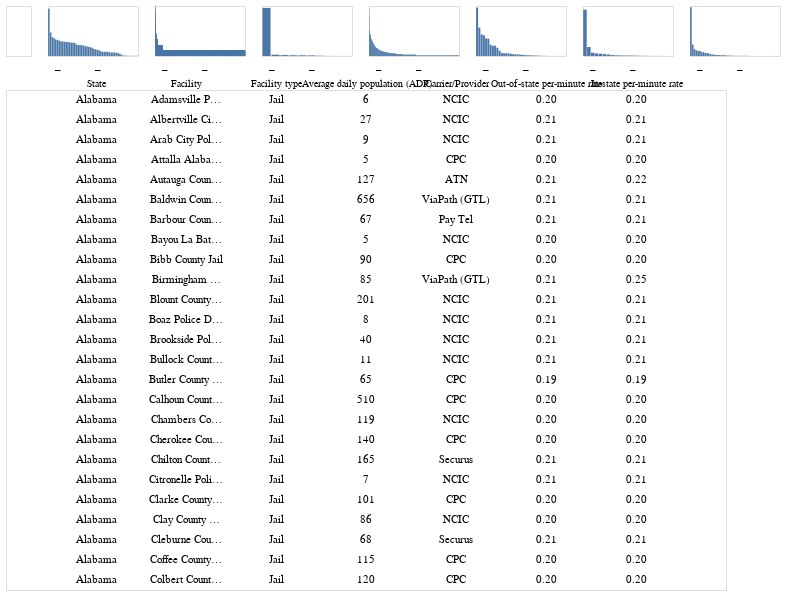

Notebook cell for this chart:
### Code cell
alx.data_table(df)

### Figure 1 — Vega-Lite specification as saved in the notebook (floating-point values rounded to 4 significant figures; data arrays with more than 128 entries replaced by an {"elided": "..."} marker saying what was removed)
{"config": {"view": {"continuousWidth": 400, "continuousHeight": 300}}, "vconcat": [{"hconcat": [{"data": {"name": "data-d1efa3f74edae6716a0b8996e4dbd96d"}, "mark": {"type": "circle", "opacity": 0, "size": 2}, "encoding": {"x": {"axis": null, "field": "State", "type": "nominal"}, "y": {"axis": null, "field": "State", "type": "nominal"}}, "height": 50, "width": 25}, {"vconcat": [{"data": {"name": "data-d1efa3f74edae6716a0b8996e4dbd96d"}, "mark": "bar", "encoding": {"x": {"axis": null, "field": "State", "sort": "-y", "type": "nominal"}, "y": {"aggregate": "count", "axis": null, "field": "State", "type": "quantitative"}}, "height": 50, "width": 90}, {"hconcat": [{"data": {"name": "data-6dce318cffd26d8744930d94f792bed9"}, "mark": "text", "encoding": {"text": {"field": "min"}}}, {"data": {"name": "data-ad3ab078d3d1ca16b34b26e4b069042d"}, "mark": "text", "encoding": {"text": {"field": "max"}}}]}], "spacing": 0}, {"vconcat": [{"data": {"name": "data-d1efa3f74edae6716a0b8996e4dbd96d"}, "mark": "bar", "encoding": {"x": {"axis": null, "field": "Facility", "sort": "-y", "type": "nominal"}, "y": {"aggregate": "count", "axis": null, "field": "Facility", "type": "quantitative"}}, "height": 50, "width": 90}, {"hconcat": [{"data": {"name": "data-6dce318cffd26d8744930d94f792bed9"}, "mark": "text", "encoding": {"text": {"field": "min"}}}, {"data": {"name": "data-ad3ab078d3d1ca16b34b26e4b069042d"}, "mark": "text", "encoding": {"text": {"field": "max"}}}]}], "spacing": 0}, {"vconcat": [{"data": {"name": "data-d1efa3f74edae6716a0b8996e4dbd96d"}, "mark": "bar", "encoding": {"x": {"axis": null, "field": "Facility type", "sort": "-y", "type": "nominal"}, "y": {"aggregate": "count", "axis": null, "field": "Facility type", "type": "quantitative"}}, "height": 50, "width": 90}, {"hconcat": [{"data": {"name": "data-6dce318cffd26d8744930d94f792bed9"}, "mark": "text", "encoding": {"text": {"field": "min"}}}, {"data": {"name": "data-ad3ab078d3d1ca16b34b26e4b069042d"}, "mark": "text", "encoding": {"text": {"field": "max"}}}]}], "spacing": 0}, {"vconcat": [{"data": {"name": "data-d1efa3f74edae6716a0b8996e4dbd96d"}, "mark": "bar", "encoding": {"x": {"axis": null, "field": "Average daily population (ADP)", "sort": "-y", "type": "nominal"}, "y": {"aggregate": "count", "axis": null, "field": "Average daily population (ADP)", "type": "quantitative"}}, "height": 50, "width": 90}, {"hconcat": [{"data": {"name": "data-6dce318cffd26d8744930d94f792bed9"}, "mark": "text", "encoding": {"text": {"field": "min"}}}, {"data": {"name": "data-ad3ab078d3d1ca16b34b26e4b069042d"}, "mark": "text", "encoding": {"text": {"field": "max"}}}]}], "spacing": 0}, {"vconcat": [{"data": {"name": "data-d1efa3f74edae6716a0b8996e4dbd96d"}, "mark": "bar", "encoding": {"x": {"axis": null, "field": "Carrier/Provider", "sort": "-y", "type": "nominal"}, "y": {"aggregate": "count", "axis": null, "field": "Carrier/Provider", "type": "quantitative"}}, "height": 50, "width": 90}, {"hconcat": [{"data": {"name": "data-6dce318cffd26d8744930d94f792bed9"}, "mark": "text", "encoding": {"text": {"field": "min"}}}, {"data": {"name": "data-ad3ab078d3d1ca16b34b26e4b069042d"}, "mark": "text", "encoding": {"text": {"field": "max"}}}]}], "spacing": 0}, {"vconcat": [{"data": {"name": "data-d1efa3f74edae6716a0b8996e4dbd96d"}, "mark": "bar", "encoding": {"x": {"axis": null, "field": "Out‑of‑state per‑minute rate", "sort": "-y", "type": "nominal"}, "y": {"aggregate": "count", "axis": null, "field": "Out‑of‑state per‑minute rate", "type": "quantitative"}}, "height": 50, "width": 90}, {"hconcat": [{"data": {"name": "data-6dce318cffd26d8744930d94f792bed9"}, "mark": "text", "encoding": {"text": {"field": "min"}}}, {"data": {"name": "data-ad3ab078d3d1ca16b34b26e4b069042d"}, "mark": "text", "encoding": {"text": {"field": "max"}}}]}], "spacing": 0}, {"vconcat": [{"data": {"name": "data-d1efa3f74edae6716a0b8996e4dbd96d"}, "mark": "bar", "encoding": {"x": {"axis": null, "field": "In‑state per‑minute rate", "sort": "-y", "type": "nominal"}, "y": {"aggregate": "count", "axis": null, "field": "In‑state per‑minute rate", "type": "quantitative"}}, "height": 50, "width": 90}, {"hconcat": [{"data": {"name": "data-6dce318cffd26d8744930d94f792bed9"}, "mark": "text", "encoding": {"text": {"field": "min"}}}, {"data": {"name": "data-ad3ab078d3d1ca16b34b26e4b069042d"}, "mark": "text", "encoding": {"text": {"field": "max"}}}]}], "spacing": 0}], "spacing": 15}, {"data": {"name": "data-d1efa3f74edae6716a0b8996e4dbd96d"}, "mark": {"type": "text", "align": "center", "limit": 75}, "encoding": {"text": {"field": "value", "type": "nominal"}, "x": {"axis": {"domain": false, "labelAngle": 0, "orient": "top", "ticks": false, "title": null}, "field": "key", "scale": {"padding": 15, "rangeMax": 720}, "sort": ["State", "Facility", "Facility type", "Average daily population (ADP)", "Carrier/Provider", "Out‑of‑state per‑minute rate", "In‑state per‑minute rate"], "type": "nominal"}, "y": {"axis": null, "field": "row_num", "type": "ordinal"}}, "name": "view_3", "transform": [{"filter": {"param": "brush"}}, {"filter": {"param": "picker"}}, {"window": [{"op": "row_number", "as": "row_num"}]}, {"filter": {"field": "row_num", "lte": 25}}, {"fold": ["State", "Facility", "Facility type", "Average daily population (ADP)", "Carrier/Provider", "Out‑of‑state per‑minute rate", "In‑state per‑minute rate"]}], "width": 720}], "params": [{"name": "brush", "select": {"type": "interval", "resolve": "intersect"}, "views": ["view_3"]}, {"name": "picker", "select": {"type": "point", "encodings": ["x"], "resolve": "union"}, "views": ["view_3"]}], "spacing": 0, "$schema": "https://vega.github.io/schema/vega-lite/v5.2.0.json", "datasets": {"data-d1efa3f74edae6716a0b8996e4dbd96d": {"elided": "3172 records"}, "data-6dce318cffd26d8744930d94f792bed9": [{"min": "_"}], "data-ad3ab078d3d1ca16b34b26e4b069042d": [{"max": "_"}]}}
